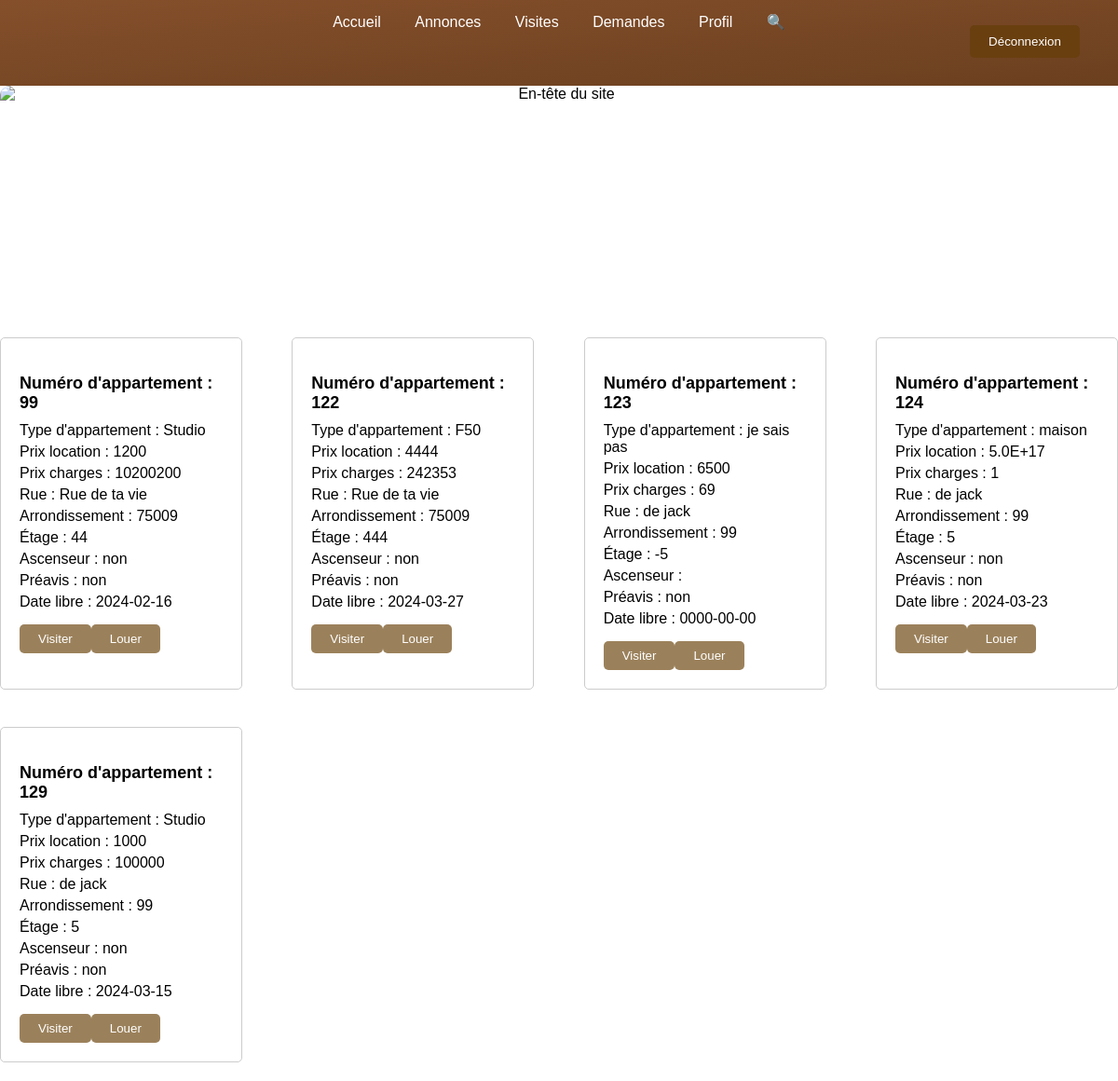
The page /V/v_annonces_dem.php on the database as committed earlier.
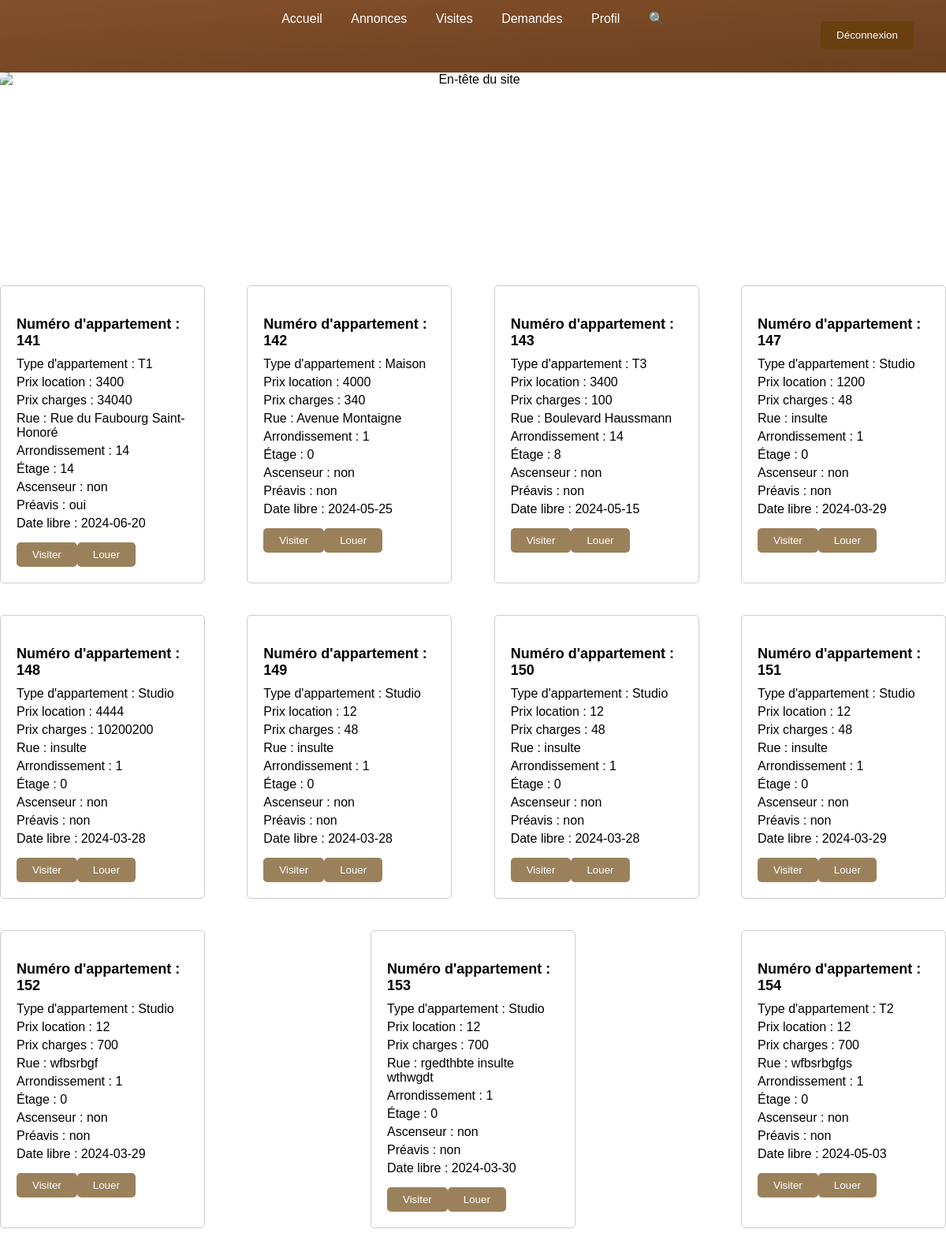
The same page on the database as committed later.
### tables this page shows
CREATE TABLE IF NOT EXISTS `appartement` (
  `num_apart` int(11) NOT NULL AUTO_INCREMENT,
  `type_apart` varchar(50) DEFAULT NULL,
  `prix_loc` float DEFAULT NULL,
  `prix_charges` float DEFAULT NULL,
  `rue` varchar(50) DEFAULT NULL,
  `arrondissement` int(11) DEFAULT NULL,
  `etage` int(11) DEFAULT NULL,
  `elevator` enum('oui','non') NOT NULL DEFAULT 'non',
  `preavis` enum('oui','non') NOT NULL DEFAULT 'non',
  `date_libre` date DEFAULT NULL,
  `num_prop` int(11) DEFAULT NULL,
  `details` text DEFAULT NULL,
  PRIMARY KEY (`num_apart`),
  KEY `num_prop` (`num_prop`),
  CONSTRAINT `appartement_ibfk_1` FOREIGN KEY (`num_prop`) REFERENCES `proprietaire` (`num_prop`) ON DELETE CASCADE
);

### C/c_annoncesDemandeur.php (called while the page is built, shortened)
<?php
require_once '../M/Modele  Appartement.php';
$appartement = new Appartement();
$annonces = $appartement->getAllAnnonces();
?>

### M/Modele  Appartement.php (called while the page is built, shortened)
<?php
require 'Modele  Demande.php';
class Appartement {
    public function getAllAnnonces() {
        global $conn;
        try {
            $sql = "SELECT * FROM appartement
            WHERE num_apart NOT IN (SELECT num_apart FROM locataire)";
            $stmt = $conn->query($sql);
            $annonces = $stmt->fetchAll(PDO::FETCH_ASSOC);
            return $annonces;
        } catch (PDOException $e) {
            echo "Erreur lors de la récupération des annonces : " . $e->getMessage();
            return [];
        }
    }
}
?>

### V/v_annonces_dem.php (the view, shortened to what this page needs)
<?php
include 'v_espace_demandeur.php';
include '../C/c_annoncesDemandeur.php';
echo '<div id="annonces-container">';
foreach ($annonces as $annonce) {
    echo '<div class="annonce" id="annonce_' . $annonce['num_apart'] . '">';
    echo '<h3>Numéro d\'appartement : ' . $annonce['num_apart'] . '</h3>';
    echo '<p>Type d\'appartement : ' . $annonce['type_apart'] . '</p>';
    echo '<p>Prix location : ' . $annonce['prix_loc'] . '</p>';
    echo '<p>Prix charges : ' . $annonce['prix_charges'] . '</p>';
    echo '<p>Rue : ' . $annonce['rue'] . '</p>';
    echo '<p>Arrondissement : ' . $annonce['arrondissement'] . '</p>';
    echo '<p>Étage : ' . $annonce['etage'] . '</p>';
    echo '<p>Ascenseur : ' . $annonce['elevator'] . '</p>';
    echo '<p>Préavis : ' . $annonce['preavis'] . '</p>';
    echo '<p>Date libre : ' . $annonce['date_libre'] . '</p>';
    echo '<button type="button" id="button_visiter_' . $annonce['num_apart'] . '" style="display: inline-block;" onclick="toggleForm(\'form_' . $annonce['num_apart'] . '\', \'button_visiter_' . $annonce['num_apart'] . '\', \'close_' . $annonce['num_apart'] . '\')">Visiter</button>';
    echo '<button type="button" onclick="submitDemande(' . $annonce['num_apart'] . ')">Louer</button>';
    echo '</div>';
}
echo '</div>';
?>

### V/v_espace_demandeur.php (shortened to what this page needs)
<!DOCTYPE html>
<html lang="fr">
<head>
    <link rel="stylesheet" href="CSS/styleSessionDem.css">
</head>
<body>
<nav>
    <div class="navbar">
        <a href="v_home_demandeur.php">Accueil</a>
        <a href="v_annonces_dem.php">Annonces</a>
        <a href="v_visites_demandeur.php">Visites</a>
        <a href="v_demandes_Demandeur.php">Demandes</a>
        <a href="v_profil_demandeur.php">Profil</a>
        <a href="#" onclick="openModal()">&#128269;</a>
        <form method="post" action="../C/c_connexionD.php" class="haut">
            <input type="submit" name="deconnexion" value="Déconnexion" class="btn-deconnexion">
        </form>
    </div>
</nav>
<header class="header-container">
    <img src="images/wsfgsr.png" alt="En-tête du site" class="header-image_index" width="100%" height="250px">
</header>
</body>
</html>

### V/CSS/styleSessionDem.css (style rules this page uses)
body { margin: 0; font-family: Arial, sans-serif; }
.navbar { overflow: hidden; background: linear-gradient(to bottom right, #854f2b, #6b401f); text-align: center; }
.navbar a { display: inline-block; color: rgb(255, 255, 255); text-align: center; padding: 14px 16px; text-decoration: none; transition: background-color 0.3s; }
.haut { margin-left: 65%; margin-top: -55px; margin-bottom: 10px; }
#annonces-container { display: flex; flex-wrap: wrap; justify-content: space-between; gap: 20px; margin-top: 20px; }
.annonce { border: 1px solid #ccc; border-radius: 5px; padding: 20px; width: calc(25% - 40px); box-sizing: border-box; position: relative; margin-bottom: 20px; }
.annonce h3 { font-size: 18px; font-weight: bold; margin-bottom: 10px; }
.annonce p { margin: 5px 0; }
.annonce button { padding: 8px 20px; background-color: #9b815b; color: #fff; border: none; border-radius: 5px; cursor: pointer; margin-top: 10px; }
form.haut { width: 50%; padding: 20px; color: rgb(128, 64, 27); align-items: center; }
input[type="submit"] { padding: 10px 20px; background-color: #693f0f; color: #fff; border: none; border-radius: 5px; cursor: pointer; }
.header-container { text-align: center; margin-bottom: 20px; }
.header-image_index { display: block; margin-left: auto; margin-right: auto; border-radius: 10px; }

Rows that differ between the two databases and show on the page:
removed appartement: num_apart "99", type_apart "Studio", prix_loc "1200", prix_charges "10200200", rue "Rue de ta vie", arrondissement "75009", etage "44", elevator "non", preavis "non", date_libre "2024-02-16"
removed appartement: num_apart "122", type_apart "F50", prix_loc "4444", prix_charges "242353", rue "Rue de ta vie", arrondissement "75009", etage "444", elevator "non", preavis "non", date_libre "2024-03-27"
removed appartement: num_apart "123", type_apart "je sais pas", prix_loc "6500", prix_charges "69", rue "de jack", arrondissement "99", etage "-5", preavis "non", date_libre "0000-00-00"
removed appartement: num_apart "124", type_apart "maison", prix_loc "5.0E+17", prix_charges "1", rue "de jack", arrondissement "99", etage "5", elevator "non", preavis "non", date_libre "2024-03-23"
removed appartement: num_apart "129", type_apart "Studio", prix_loc "1000", prix_charges "100000", rue "de jack", arrondissement "99", etage "5", elevator "non", preavis "non", date_libre "2024-03-15"
added appartement: num_apart "141", type_apart "T1", prix_loc "3400", prix_charges "34040", rue "Rue du Faubourg Saint-Honoré", arrondissement "14", etage "14", elevator "non", preavis "oui", date_libre "2024-06-20"
added appartement: num_apart "142", type_apart "Maison", prix_loc "4000", prix_charges "340", rue "Avenue Montaigne", arrondissement "1", etage "0", elevator "non", preavis "non", date_libre "2024-05-25"
added appartement: num_apart "143", type_apart "T3", prix_loc "3400", prix_charges "100", rue "Boulevard Haussmann", arrondissement "14", etage "8", elevator "non", preavis "non", date_libre "2024-05-15"
added appartement: num_apart "147", type_apart "Studio", prix_loc "1200", prix_charges "48", rue "insulte", arrondissement "1", etage "0", elevator "non", preavis "non", date_libre "2024-03-29"
added appartement: num_apart "148", type_apart "Studio", prix_loc "4444", prix_charges "10200200", rue "insulte", arrondissement "1", etage "0", elevator "non", preavis "non", date_libre "2024-03-28"
added appartement: num_apart "149", type_apart "Studio", prix_loc "12", prix_charges "48", rue "insulte", arrondissement "1", etage "0", elevator "non", preavis "non", date_libre "2024-03-28"
added appartement: num_apart "150", type_apart "Studio", prix_loc "12", prix_charges "48", rue "insulte", arrondissement "1", etage "0", elevator "non", preavis "non", date_libre "2024-03-28"
added appartement: num_apart "151", type_apart "Studio", prix_loc "12", prix_charges "48", rue "insulte", arrondissement "1", etage "0", elevator "non", preavis "non", date_libre "2024-03-29"
added appartement: num_apart "152", type_apart "Studio", prix_loc "12", prix_charges "700", rue "wfbsrbgf", arrondissement "1", etage "0", elevator "non", preavis "non", date_libre "2024-03-29"
added appartement: num_apart "153", type_apart "Studio", prix_loc "12", prix_charges "700", rue "rgedthbte insulte wthwgdt", arrondissement "1", etage "0", elevator "non", preavis "non", date_libre "2024-03-30"
added appartement: num_apart "154", type_apart "T2", prix_loc "12", prix_charges "700", rue "wfbsrbgfgs", arrondissement "1", etage "0", elevator "non", preavis "non", date_libre "2024-05-03"
